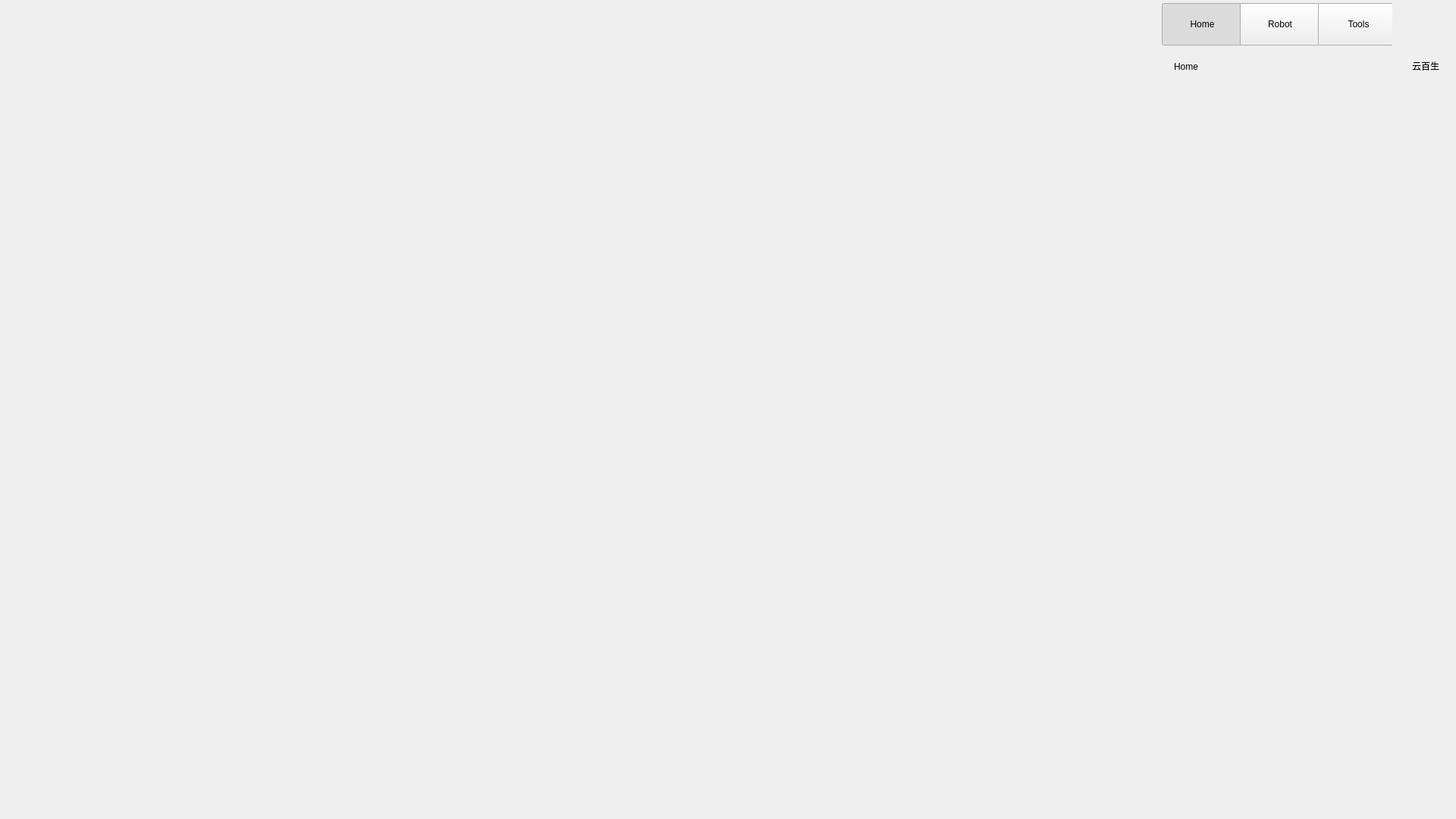
<?xml version="1.0" encoding="UTF-8"?>
<ui version="4.0">
 <class>Form</class>
 <widget class="QWidget" name="Form">
  <property name="geometry">
   <rect>
    <x>0</x>
    <y>0</y>
    <width>1920</width>
    <height>1080</height>
   </rect>
  </property>
  <property name="windowTitle">
   <string>Form</string>
  </property>
  <property name="styleSheet">
   <string notr="true"/>
  </property>
  <layout class="QHBoxLayout" name="horizontalLayout">
   <property name="spacing">
    <number>4</number>
   </property>
   <property name="leftMargin">
    <number>0</number>
   </property>
   <property name="topMargin">
    <number>0</number>
   </property>
   <property name="rightMargin">
    <number>0</number>
   </property>
   <property name="bottomMargin">
    <number>0</number>
   </property>
   <item>
    <widget class="QWidget" name="content_widget" native="true">
     <layout class="QHBoxLayout" name="horizontalLayout_4" stretch="1,0">
      <property name="spacing">
       <number>4</number>
      </property>
      <property name="leftMargin">
       <number>4</number>
      </property>
      <property name="topMargin">
       <number>4</number>
      </property>
      <property name="rightMargin">
       <number>0</number>
      </property>
      <property name="bottomMargin">
       <number>4</number>
      </property>
      <item>
       <widget class="QWidget" name="widget" native="true">
        <property name="minimumSize">
         <size>
          <width>1524</width>
          <height>1072</height>
         </size>
        </property>
        <layout class="QVBoxLayout" name="moderngl_layout">
         <property name="spacing">
          <number>0</number>
         </property>
         <property name="leftMargin">
          <number>0</number>
         </property>
         <property name="topMargin">
          <number>0</number>
         </property>
         <property name="rightMargin">
          <number>0</number>
         </property>
         <property name="bottomMargin">
          <number>0</number>
         </property>
        </layout>
       </widget>
      </item>
      <item>
       <widget class="QWidget" name="widget_2" native="true">
        <layout class="QHBoxLayout" name="horizontalLayout_3">
         <property name="spacing">
          <number>4</number>
         </property>
         <property name="leftMargin">
          <number>0</number>
         </property>
         <property name="topMargin">
          <number>0</number>
         </property>
         <property name="rightMargin">
          <number>0</number>
         </property>
         <property name="bottomMargin">
          <number>0</number>
         </property>
         <item>
          <widget class="QWidget" name="nav_base" native="true">
           <property name="maximumSize">
            <size>
             <width>304</width>
             <height>16777215</height>
            </size>
           </property>
           <layout class="QVBoxLayout" name="verticalLayout_2">
            <property name="spacing">
             <number>0</number>
            </property>
            <property name="leftMargin">
             <number>0</number>
            </property>
            <property name="topMargin">
             <number>0</number>
            </property>
            <property name="rightMargin">
             <number>0</number>
            </property>
            <property name="bottomMargin">
             <number>0</number>
            </property>
            <item>
             <widget class="QWidget" name="nav_bar" native="true">
              <property name="minimumSize">
               <size>
                <width>0</width>
                <height>60</height>
               </size>
              </property>
              <property name="maximumSize">
               <size>
                <width>16777215</width>
                <height>60</height>
               </size>
              </property>
              <layout class="QHBoxLayout" name="horizontalLayout_2">
               <property name="spacing">
                <number>4</number>
               </property>
               <property name="leftMargin">
                <number>0</number>
               </property>
               <property name="topMargin">
                <number>0</number>
               </property>
               <property name="rightMargin">
                <number>0</number>
               </property>
               <property name="bottomMargin">
                <number>4</number>
               </property>
               <item>
                <widget class="QToolButton" name="home_btn">
                 <property name="minimumSize">
                  <size>
                   <width>107</width>
                   <height>56</height>
                  </size>
                 </property>
                 <property name="maximumSize">
                  <size>
                   <width>16777215</width>
                   <height>56</height>
                  </size>
                 </property>
                 <property name="text">
                  <string>Home</string>
                 </property>
                 <property name="checkable">
                  <bool>true</bool>
                 </property>
                 <property name="checked">
                  <bool>true</bool>
                 </property>
                 <attribute name="buttonGroup">
                  <string notr="true">buttonGroup</string>
                 </attribute>
                </widget>
               </item>
               <item>
                <widget class="QToolButton" name="robot_btn">
                 <property name="minimumSize">
                  <size>
                   <width>106</width>
                   <height>56</height>
                  </size>
                 </property>
                 <property name="maximumSize">
                  <size>
                   <width>16777215</width>
                   <height>56</height>
                  </size>
                 </property>
                 <property name="text">
                  <string>Robot</string>
                 </property>
                 <property name="checkable">
                  <bool>true</bool>
                 </property>
                 <attribute name="buttonGroup">
                  <string notr="true">buttonGroup</string>
                 </attribute>
                </widget>
               </item>
               <item>
                <widget class="QToolButton" name="tools_btn">
                 <property name="minimumSize">
                  <size>
                   <width>107</width>
                   <height>56</height>
                  </size>
                 </property>
                 <property name="maximumSize">
                  <size>
                   <width>16777215</width>
                   <height>56</height>
                  </size>
                 </property>
                 <property name="styleSheet">
                  <string notr="true"/>
                 </property>
                 <property name="text">
                  <string>Tools</string>
                 </property>
                 <property name="checkable">
                  <bool>true</bool>
                 </property>
                 <attribute name="buttonGroup">
                  <string notr="true">buttonGroup</string>
                 </attribute>
                </widget>
               </item>
              </layout>
             </widget>
            </item>
            <item>
             <widget class="QWidget" name="tip_widget" native="true">
              <property name="minimumSize">
               <size>
                <width>304</width>
                <height>52</height>
               </size>
              </property>
              <property name="maximumSize">
               <size>
                <width>16777215</width>
                <height>52</height>
               </size>
              </property>
              <layout class="QHBoxLayout" name="horizontalLayout_6">
               <property name="spacing">
                <number>0</number>
               </property>
               <property name="leftMargin">
                <number>16</number>
               </property>
               <property name="topMargin">
                <number>5</number>
               </property>
               <property name="rightMargin">
                <number>0</number>
               </property>
               <property name="bottomMargin">
                <number>9</number>
               </property>
               <item>
                <widget class="QLabel" name="home_label">
                 <property name="text">
                  <string>Home</string>
                 </property>
                </widget>
               </item>
              </layout>
             </widget>
            </item>
            <item>
             <widget class="QWidget" name="nav_widget" native="true">
              <property name="minimumSize">
               <size>
                <width>0</width>
                <height>100</height>
               </size>
              </property>
              <widget class="QWidget" name="widget_3" native="true">
               <property name="geometry">
                <rect>
                 <x>0</x>
                 <y>0</y>
                 <width>304</width>
                 <height>1021</height>
                </rect>
               </property>
               <layout class="QVBoxLayout" name="page_layout">
                <property name="spacing">
                 <number>0</number>
                </property>
                <property name="leftMargin">
                 <number>0</number>
                </property>
                <property name="topMargin">
                 <number>0</number>
                </property>
                <property name="rightMargin">
                 <number>0</number>
                </property>
                <property name="bottomMargin">
                 <number>0</number>
                </property>
               </layout>
              </widget>
             </widget>
            </item>
           </layout>
          </widget>
         </item>
         <item>
          <widget class="QWidget" name="tool_bar" native="true">
           <property name="minimumSize">
            <size>
             <width>80</width>
             <height>0</height>
            </size>
           </property>
           <property name="maximumSize">
            <size>
             <width>80</width>
             <height>16777215</height>
            </size>
           </property>
           <layout class="QVBoxLayout" name="verticalLayout_3">
            <property name="spacing">
             <number>12</number>
            </property>
            <property name="leftMargin">
             <number>0</number>
            </property>
            <property name="topMargin">
             <number>20</number>
            </property>
            <property name="rightMargin">
             <number>0</number>
            </property>
            <property name="bottomMargin">
             <number>32</number>
            </property>
            <item>
             <widget class="QWidget" name="widget_5" native="true">
              <property name="minimumSize">
               <size>
                <width>0</width>
                <height>42</height>
               </size>
              </property>
              <property name="maximumSize">
               <size>
                <width>16777215</width>
                <height>42</height>
               </size>
              </property>
              <layout class="QHBoxLayout" name="horizontalLayout_5">
               <property name="topMargin">
                <number>0</number>
               </property>
               <property name="bottomMargin">
                <number>0</number>
               </property>
               <item>
                <widget class="QLabel" name="logo_label">
                 <property name="minimumSize">
                  <size>
                   <width>32</width>
                   <height>42</height>
                  </size>
                 </property>
                 <property name="maximumSize">
                  <size>
                   <width>32</width>
                   <height>42</height>
                  </size>
                 </property>
                 <property name="text">
                  <string/>
                 </property>
                </widget>
               </item>
              </layout>
             </widget>
            </item>
            <item>
             <widget class="QLabel" name="label_2">
              <property name="text">
               <string>云百生</string>
              </property>
              <property name="alignment">
               <set>Qt::AlignCenter</set>
              </property>
             </widget>
            </item>
            <item>
             <widget class="QWidget" name="widget_7" native="true">
              <property name="minimumSize">
               <size>
                <width>0</width>
                <height>300</height>
               </size>
              </property>
              <property name="maximumSize">
               <size>
                <width>16777215</width>
                <height>300</height>
               </size>
              </property>
              <layout class="QVBoxLayout" name="tools_layout">
               <property name="spacing">
                <number>12</number>
               </property>
               <property name="leftMargin">
                <number>0</number>
               </property>
               <property name="topMargin">
                <number>0</number>
               </property>
               <property name="rightMargin">
                <number>0</number>
               </property>
               <property name="bottomMargin">
                <number>0</number>
               </property>
              </layout>
             </widget>
            </item>
            <item>
             <spacer name="verticalSpacer_2">
              <property name="orientation">
               <enum>Qt::Vertical</enum>
              </property>
              <property name="sizeHint" stdset="0">
               <size>
                <width>20</width>
                <height>795</height>
               </size>
              </property>
             </spacer>
            </item>
            <item>
             <widget class="QWidget" name="widget_6" native="true">
              <property name="minimumSize">
               <size>
                <width>0</width>
                <height>378</height>
               </size>
              </property>
              <property name="maximumSize">
               <size>
                <width>16777215</width>
                <height>378</height>
               </size>
              </property>
              <layout class="QVBoxLayout" name="tool_btn_layout">
               <property name="spacing">
                <number>12</number>
               </property>
               <property name="leftMargin">
                <number>0</number>
               </property>
               <property name="topMargin">
                <number>0</number>
               </property>
               <property name="rightMargin">
                <number>0</number>
               </property>
               <property name="bottomMargin">
                <number>0</number>
               </property>
              </layout>
             </widget>
            </item>
           </layout>
          </widget>
         </item>
        </layout>
       </widget>
      </item>
     </layout>
    </widget>
   </item>
  </layout>
 </widget>
 <resources/>
 <connections/>
 <buttongroups>
  <buttongroup name="buttonGroup"/>
 </buttongroups>
</ui>
